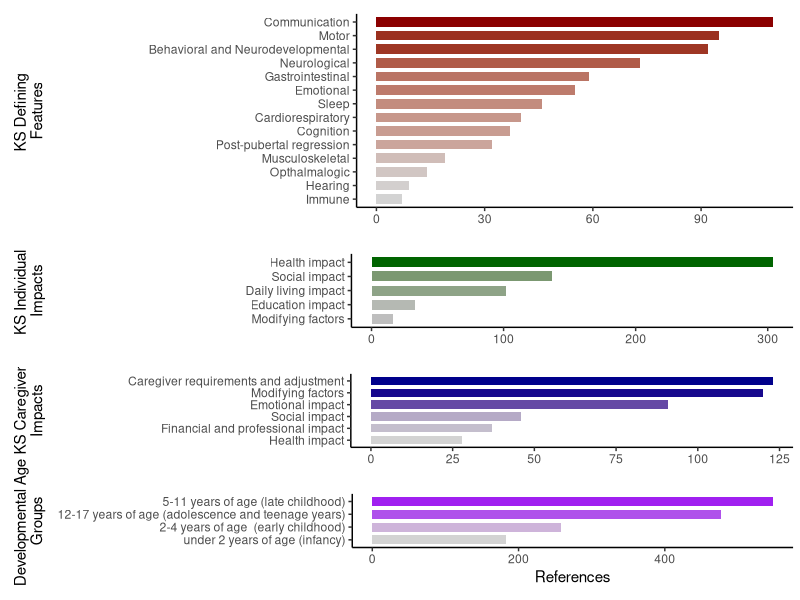
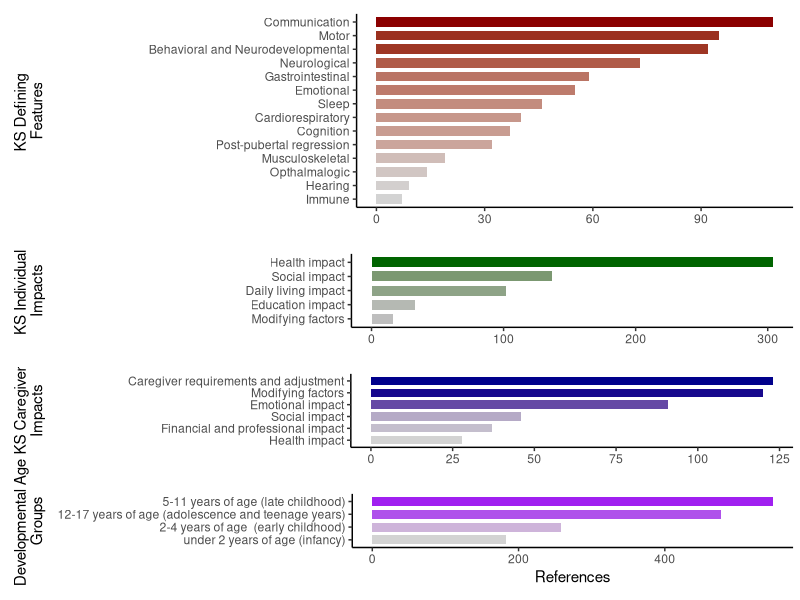
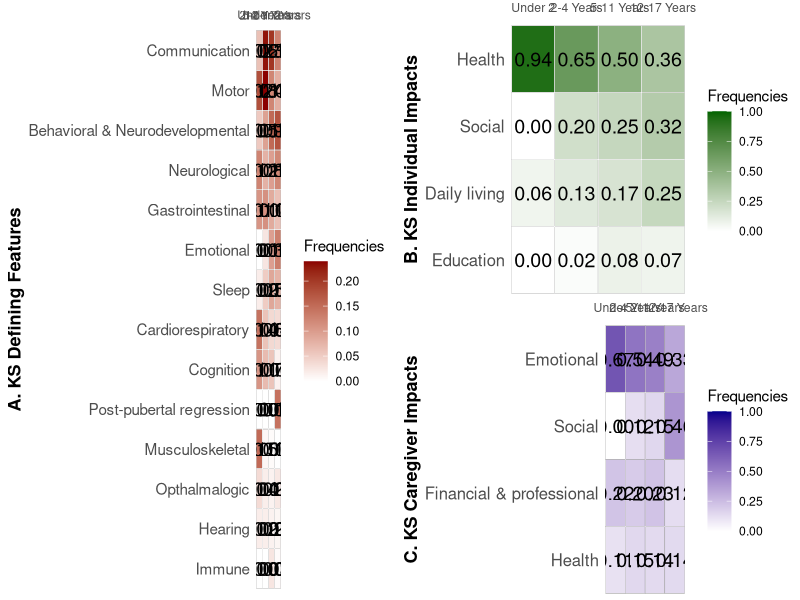
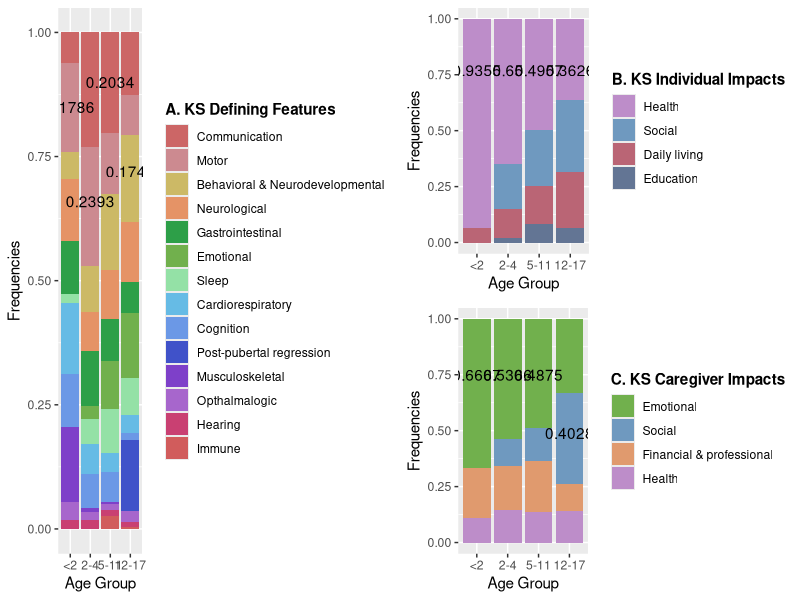

R code for these plots, in order:
## ---- chunk 1
library(readxl)
library(dplyr)
library(ggplot2)
library(gridExtra)

# Data cleaning
KSdata <- read_excel("KS_data.xlsx", sheet = 2)

KSD <- KSdata[3:16, ]
KSD1 <- KSD |>
  select(c("...1", "Total number of references"))
colnames(KSD1) <- c("KDC", "total")

KSI <- KSdata[19:23, ]
KSI1 <- KSI |>
  select(c("...1", "Total number of references"))
colnames(KSI1) <- c("KII", "total")

CI <- KSdata[26:31, ]
CI1 <- CI |>
  select(c("...1", "Total number of references"))
colnames(CI1) <- c("CI", "total")

Age <- KSdata[34:37, ]
Age1 <- Age |>
  select(c("...1", "Total number of references"))
colnames(Age1) <- c("age", "total")

# Plot of the data
CI1$color_value <- CI1$total / sum(CI1$total)
p1 <- ggplot(CI1, aes(x = total, y = reorder(CI, total), fill = color_value)) +
  geom_bar(stat="identity", width = 0.7) +
  scale_fill_gradient(low="lightgrey", high="darkblue") +
  theme_classic() +
  theme(legend.position = "none",
        plot.margin = margin(t = 10, r = 5, b = 10, l = 0, unit = "pt")) +
  labs(x = NULL, y = " KS Caregiver 
Impacts")
p1 <- p1 + theme(
  axis.title.y = element_text(margin = margin(t = 0, r = 59, b = 0, l = 10, unit = "pt"))
)

KSI1$color_value <- KSI1$total / sum(KSI1$total)
p2 <- ggplot(KSI1, aes(x = total, y = reorder(KII, total), fill = color_value)) +
  geom_bar(stat="identity", width = 0.7) +
  scale_fill_gradient(low="grey", high="darkgreen") +
  theme_classic() +
  theme(legend.position = "none",
        axis.title.y = element_text(),
        plot.margin = margin(t = 10, r = 5, b = 10, l = 0, unit = "pt")) +
  labs(x = NULL, y = "KS Individual 
Impacts")
p2 <- p2 + theme(
  axis.title.y = element_text(margin = margin(t = 0, r = 144, b = 0, l = 10, unit = "pt"))
)

KSD1$color_value <- KSD1$total / sum(KSD1$total)
p3 <- ggplot(KSD1, aes(x = total, y = reorder(KDC, total), fill = color_value)) +
  geom_bar(stat="identity", width = 0.7) +
  scale_fill_gradient(low="lightgrey", high="darkred") +
  theme_classic() +
  theme(legend.position = "none",
        axis.title.y = element_text(),
        plot.margin = margin(t = 10, r = 5, b = 10, l = 0, unit = "pt")) +
  labs(x = NULL, y = "KS Defining 
Features")
p3 <- p3 + theme(
  axis.title.y = element_text(margin = margin(t = 0, r = 74, b = 0, l = 10, unit = "pt"))
)

Age1$color_value <- Age1$total / sum(Age1$total)
p4 <- ggplot(Age1, aes(x = total, y = reorder(age, total), fill = color_value)) +
  geom_bar(stat="identity", width = 0.7) +
  scale_fill_gradient(low="lightgrey", high="purple") +
  theme_classic() +
  theme(legend.position = "none",
        axis.title.y = element_text(),
        plot.margin = margin(t = 10, r = 5, b = 10, l = 0, unit = "pt")) +
  labs(x = NULL, y = "Developmental Age 
Groups")
p4 <- p4 + theme(
  axis.title.y = element_text(margin = margin(t = 0, r = 8, b = 0, l = 10, unit = "pt"))
)

p4 <- p4 + 
  labs(x = "References")

p5 <- grid.arrange(p3, p2, p1, p4, ncol = 1, heights = c(2, 1, 1, 1))
## ---- chunk 2
grid.arrange(p5)
## ---- chunk 3
suppressPackageStartupMessages(library(ggplot2))
library(ggpubr)
suppressPackageStartupMessages(library(tidyverse))
suppressPackageStartupMessages(library(gridExtra))

#load in data
KS_data <- read.csv("KS_lifespan.csv")
KS_data$X <- str_replace(KS_data$X, " impact", "")
KS_data$X <- str_replace(KS_data$X, " and ", " & ")

#defining concepts subset data
concepts <- KS_data[2:15, -6]

#rename for ease
concepts <- rename(concepts, Symptoms = `X`)
concepts <- rename(concepts, `< 2` = `under.2.years.of.age..infancy...N.16.`,
                   `2-4` = `X2.4.years.of.age...early.childhood...N.15.`,
                   `5-11` = `X5.11.years.of.age..late.childhood...N.13.`,
                   `12-17` = `X12.17.years.of.age..adolescence.and.teenage.years...N.6.`)

#find sum of individual columns
conc_csums <- colSums(concepts[ , -1])

#divide cell values by column total for frequency
#put frequency values in new columns
concepts <- concepts |>
  mutate(
    `Under 2` = `< 2` / conc_csums[1],
    `2-4 Years` = `2-4` / conc_csums[2],
    `5-11 Years` = `5-11` / conc_csums[3],
    `12-17 Years` = `12-17` / conc_csums[4]
  )

#format for graphing
concepts_2 <- select(concepts, -`< 2`, -`2-4`, -`5-11`, -`12-17`)
concepts_2 <- pivot_longer(concepts_2, cols = c(`Under 2`, `2-4 Years`, `5-11 Years`, `12-17 Years`), names_to = "age", values_to = "Frequencies")

concepts_2$age <- factor(concepts_2$age, levels = c("Under 2", "2-4 Years", "5-11 Years", "12-17 Years"))

concepts_2$Symptoms <- factor(concepts_2$Symptoms, levels = c("Immune", "Hearing", 
                                                              "Opthalmalogic", "Musculoskeletal",
                                                              'Post-pubertal regression',
                                                              "Cognition", "Cardiorespiratory", 
                                                              "Sleep", "Emotional", "Gastrointestinal", 
                                                              "Neurological",
                                                              "Behavioral & Neurodevelopmental", 
                                                              "Motor", "Communication"))

#heatmap
heatmap_1 <- ggplot(concepts_2, aes(x=age, y=Symptoms, fill= Frequencies)) +
   geom_tile(color = "black") +  
   geom_tile(color = "white", fill = NA) +  
   geom_tile(color = "white", fill = NA) +  
   geom_text(aes(label = sprintf("%.2f", Frequencies)), color = "black", size = 5) +  # Add text labels
   scale_fill_gradient(low="white", high="darkred") + 
   labs(x = NULL, y = "A. KS Defining Features")+
   scale_x_discrete(expand = c(0, 0), position = 'top', labels = c("Under 2", limits = c(0, 1))) +
   theme_minimal() +  
   theme(panel.grid = element_blank())+
   theme(
    panel.grid = element_blank(),
    axis.text.y = element_text(size = 11),
    axis.title.y = element_text(face = "bold", size = 13)
  )


#individual impacts subset data
ind_impacts <- KS_data[18:21, -6]

ind_impacts <- rename(ind_impacts, Impacts = `X`)
ind_impacts <- rename(ind_impacts, `< 2` = `under.2.years.of.age..infancy...N.16.`,
                   `2-4` = `X2.4.years.of.age...early.childhood...N.15.`,
                   `5-11` = `X5.11.years.of.age..late.childhood...N.13.`,
                   `12-17` = `X12.17.years.of.age..adolescence.and.teenage.years...N.6.`)


#find sum of individual columns
ind_csums <- colSums(ind_impacts[ ,-1])

#divide cell values by column total for frequency
#put frequency values in new columns
ind_impacts <- ind_impacts |>
  mutate(
    `Under 2` = `< 2` / ind_csums[1],
    `2-4 Years` = `2-4` / ind_csums[2],
    `5-11 Years` = `5-11` / ind_csums[3],
    `12-17 Years` = `12-17` / ind_csums[4]
  )

#format for graphing
ind_impacts_2 <- select(ind_impacts, -`< 2`, -`2-4`, -`5-11`, -`12-17`)
ind_impacts_2 <- pivot_longer(ind_impacts_2, cols = c(`Under 2`, `2-4 Years`, `5-11 Years`, `12-17 Years`), names_to = "age", values_to = "Frequencies")

ind_impacts_2$age <- factor(ind_impacts_2$age, levels = c("Under 2", "2-4 Years", "5-11 Years", "12-17 Years"))

ind_impacts_2$Impacts <- factor(ind_impacts_2$Impacts, levels = c("Education",
                                                                  "Daily living",
                                                                  "Social",
                                                                  "Health"))

#heatmap
heatmap_2 <- ggplot(ind_impacts_2, aes(x=age, y=Impacts, fill= Frequencies)) +
   geom_tile(color = "black") +  
   geom_tile(color = "white", fill = NA) + 
   geom_tile(color = "white", fill = NA) +  
   geom_text(aes(label = sprintf("%.2f", Frequencies)), color = "black", size = 5) +  # Add text labels
   scale_fill_gradient(low = "white", high = "darkgreen", limit = c(0,1))+
   labs(x = NULL, y = "B. KS Individual Impacts")+
   scale_x_discrete(expand = c(0, 0),position = 'top') +
   theme_minimal() +  
   theme(panel.grid = element_blank())+
  theme(
    panel.grid = element_blank(),
    axis.title.y = element_text(face = "bold", size = 13),
    axis.text.y = element_text(size = 12),
    plot.margin = margin(t = 0, r = .1, b = 0, l = .1, unit = "cm")
  )


#caregiver impacts subset data
care_impacts <- KS_data[24:27, -6]

care_impacts <- rename(care_impacts, Impacts = `X`)
care_impacts <- rename(care_impacts, `< 2` = `under.2.years.of.age..infancy...N.16.`,
                   `2-4` = `X2.4.years.of.age...early.childhood...N.15.`,
                   `5-11` = `X5.11.years.of.age..late.childhood...N.13.`,
                   `12-17` = `X12.17.years.of.age..adolescence.and.teenage.years...N.6.`)

#find sum of individual columns
care_csums <- colSums(care_impacts[ ,-1])

#divide cell values by column total for frequency
#put frequency values in new columns
care_impacts <- care_impacts |>
  mutate(
    `Under 2` = `< 2` / care_csums[1],
    `2-4 Years` = `2-4` / care_csums[2],
    `5-11 Years` = `5-11` / care_csums[3],
    `12-17 Years` = `12-17` / care_csums[4]
  )

#format for graphing
care_impacts_2 <- select(care_impacts, -`< 2`, -`2-4`, -`5-11`, -`12-17`)
care_impacts_2 <- pivot_longer(care_impacts_2, cols = c(`Under 2`, `2-4 Years`, `5-11 Years`, `12-17 Years`), names_to = "age", values_to = "Frequencies")

care_impacts_2$age <- factor(care_impacts_2$age, levels = c("Under 2", "2-4 Years", "5-11 Years", "12-17 Years"))

care_impacts_2$Impacts <- factor(care_impacts_2$Impacts, levels = c("Health",
                                                                  'Financial & professional',
                                                                  "Social",
                                                                  "Emotional"))


#heatmap (looks a little childish. Want to look more sophisticated. Perhaps interactive)
heatmap_3 <- ggplot(care_impacts_2, aes(x=age, y=Impacts, fill= Frequencies)) +
   geom_tile(color = "black") +  
   geom_tile(color = "white", fill = NA) +  
   geom_text(aes(label = sprintf("%.2f", Frequencies)), color = "black", size = 5) +  #add numbers on heatmap
   scale_fill_gradient(low="white", high="darkblue", limits = c(0,1)) + 
   labs(x = NULL, y = "C. KS Caregiver Impacts")+
   scale_x_discrete(expand = c(0, 0),position = 'top') +
   theme_minimal() +  
   theme(panel.grid = element_blank())+
   theme(
    panel.grid = element_blank(),
    axis.title.y = element_text(face = "bold", size = 13),
    axis.text.y = element_text(size = 12),
    plot.margin = margin(t = 0, r = .1, b = 0, l = .1, unit = "cm")
   )
     #
## ---- chunk 4
#plots in same place
grid.arrange(heatmap_1, arrangeGrob(heatmap_2, heatmap_3), ncol=2)
## ---- chunk 5
#load data
lifespan <- read.csv("KS_lifespan.csv")
lifespan$X <- str_replace(lifespan$X, " impact", "")
lifespan$X <- str_replace(lifespan$X, "and", "&")
#data set for references to symptoms
symptoms <- lifespan[2:15,-6]
colnames(symptoms) <- c("symptom", "1", "2", "3", "4")
symptoms <- symptoms %>% pivot_longer(names_to = "age", values_to = "value", cols = 2:5)
#data set for references to individual impacts
ind_impacts <- lifespan[18:21,-6]
colnames(ind_impacts) <- c("impact", "1", "2", "3", "4")
ind_impacts <- ind_impacts %>% pivot_longer(names_to = "age", values_to = "value", cols = 2:5)
#data set for references to caregiver impacts
care_impacts <- lifespan[24:27,-6]
colnames(care_impacts) <- c("impact", "1", "2", "3", "4")
care_impacts <- care_impacts %>% pivot_longer(names_to = "age", values_to = "value", cols = 2:5)
## ---- chunk 6
#frequencies
symptoms_freq <- symptoms %>% group_by(age) %>% 
  mutate(sum = sum(value), freq = value/sum)

symptoms$symptom <- factor(symptoms$symptom, levels=c('Communication',
                                                      'Motor',
                                                      'Behavioral & Neurodevelopmental',
                                                      'Neurological',
                                                      'Gastrointestinal',
                                                      'Emotional',
                                                      'Sleep',
                                                      'Cardiorespiratory',
                                                      'Cognition',
                                                      'Post-pubertal regression',
                                                      'Musculoskeletal',
                                                      'Opthalmalogic',
                                                      'Hearing',
                                                      'Immune'
                                                      ))

#stacked barplots for KS Defining Concepts
plot1 <- ggplot(symptoms, aes(fill=symptom, y=value, x=age)) + 
  geom_bar(position="fill", stat="identity") +
  labs(x = "Age Group", y = "Frequencies") + 
  theme_grey() +
  scale_fill_manual(name = "A. KS Defining Features",
                    values = c("#cc6666", "#cc8a90", "#ccb966", "#e59366", "#2d9f48", "#71b04d", "#94e1a6", "#66bbe5", "#6b98e6", "#4052c9", "#7e40c9", "#a766cc", "#c94072", "#d15c5c"))+
  scale_x_discrete(labels=c("<2","2-4","5-11", "12-17")) +
  theme(legend.title = element_text(face = "bold")) +
  annotate("text", x = 1, y = 0.85, label = 0.1786) +
  annotate("text", x = 2, y = 0.66, label = 0.2393) +
  annotate("text", x = 3, y = 0.90, label = 0.2034) +
  annotate("text", x = 4, y = 0.72, label = 0.1749)
## ---- chunk 7
#frequencies
ind_freq <- ind_impacts %>% group_by(age) %>% 
  mutate(sum = sum(value), freq = value/sum)

ind_impacts$impact <- factor(ind_impacts$impact, levels=c('Health',
                                                          'Social',
                                                          'Daily living',
                                                          'Education'))

#stacked barplots for KS individual impacts
plot2 <- ggplot(ind_impacts, aes(fill=impact, y=value, x=age)) + 
  geom_bar(position="fill", stat="identity") +
  labs(x = "Age Group", y = "Frequencies") + 
  theme_grey() +
  scale_fill_manual(name = "B. KS Individual Impacts",
                    values = c("#bd8dc9", "#6f99bf","#ba6575", "#637594"))+
  scale_x_discrete(labels=c("<2","2-4","5-11", "12-17")) +
  theme(legend.title = element_text(face = "bold")) +
  annotate("text", x = 1, y = 0.77, label = 0.9355) +
  annotate("text", x = 2, y = 0.77, label = 0.65) +
  annotate("text", x = 3, y = 0.77, label = 0.4957) +
  annotate("text", x = 4, y = 0.77, label = 0.3626)
## ---- chunk 8
#frequencies
care_freq <- care_impacts %>% group_by(age) %>% 
  mutate(sum = sum(value), freq = value/sum)

care_impacts$impact <- factor(care_impacts$impact, levels=c('Emotional',
                                                          'Social',
                                                          'Financial & professional',
                                                          'Health'))

#stacked barplots for KS caregiver impacts
plot3 <- ggplot(care_impacts, aes(fill=impact, y=value, x=age)) + 
  geom_bar(position="fill", stat="identity") +
  labs(x = "Age Group", y = "Frequencies") + 
  theme_grey() +
  scale_fill_manual(name = "C. KS Caregiver Impacts",
                    values = c("#71b04d", "#6f99bf","#e09a6e", "#bd8dc9"))+
  scale_x_discrete(labels=c("<2","2-4","5-11", "12-17")) +
  theme(legend.title = element_text(face = "bold")) +
  annotate("text", x = 1, y = 0.75, label = 0.6667) +
  annotate("text", x = 2, y = 0.75, label = 0.5366) +
  annotate("text", x = 3, y = 0.75, label = 0.4875) +
  annotate("text", x = 4, y = 0.49, label = 0.4028)
## ---- chunk 9
grid.arrange(plot1, arrangeGrob(plot2, plot3), ncol = 2)
